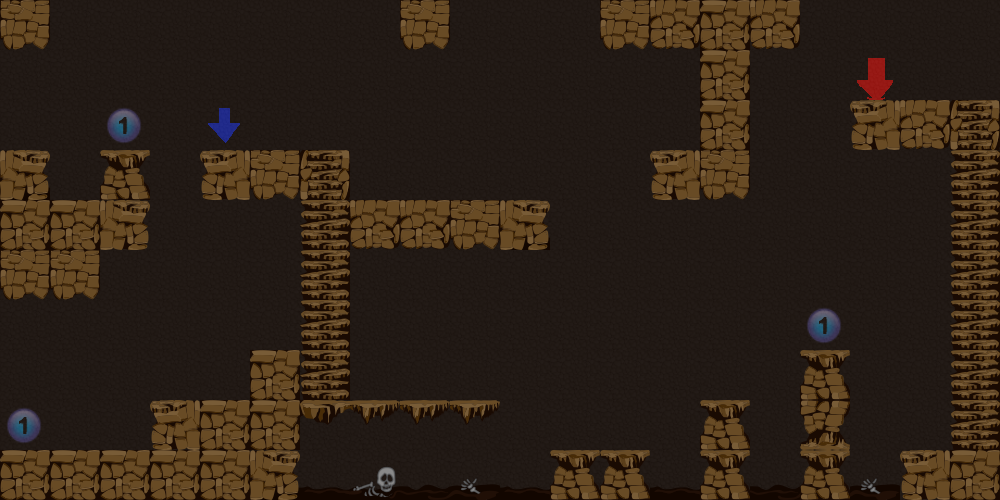

Rendered tile map (Tiled .tmx) drawn with the repository's tilesets; below, a short description and the map source with its tile grids summarised:
An orthogonal 20x10 tile map with 50x50 px tiles, 3 tile layers (invisible, back, main), 2 tilesets.

<map version="1.0" orientation="orthogonal" width="20" height="10" tilewidth="50" tileheight="50">
 <tileset firstgid="1" name="spritesheet" tilewidth="50" tileheight="50">
  <properties>
   <property name="name" value="ground" />
   <property name="type" value="solid" />
  </properties>
  <image source="../../tilesets/tipo2/spritesheet.png" width="500" height="150" />
  <tile id="1">
   <properties>
    <property name="name" value="ground" />
    <property name="type" value="solid" />
   </properties>
  </tile>
  <tile id="2">
   <properties>
    <property name="name" value="ground" />
    <property name="type" value="solid" />
   </properties>
  </tile>
  <tile id="3">
   <properties>
    <property name="name" value="ground" />
    <property name="type" value="solid" />
   </properties>
  </tile>
  <tile id="4">
   <properties>
    <property name="name" value="ground" />
    <property name="type" value="solid" />
   </properties>
  </tile>
  <tile id="5">
   <properties>
    <property name="name" value="ground" />
    <property name="type" value="solid" />
   </properties>
  </tile>
  <tile id="6">
   <properties>
    <property name="name" value="ground" />
    <property name="type" value="solid" />
   </properties>
  </tile>
  <tile id="7">
   <properties>
    <property name="name" value="ground" />
    <property name="type" value="solid" />
   </properties>
  </tile>
  <tile id="8">
   <properties>
    <property name="name" value="ground" />
    <property name="type" value="solid" />
   </properties>
  </tile>
  <tile id="9">
   <properties>
    <property name="name" value="ground" />
    <property name="type" value="solid" />
   </properties>
  </tile>
  <tile id="10">
   <properties>
    <property name="name" value="ground" />
    <property name="type" value="solid" />
   </properties>
  </tile>
  <tile id="11">
   <properties>
    <property name="name" value="ground" />
    <property name="type" value="solid" />
   </properties>
  </tile>
  <tile id="12">
   <properties>
    <property name="name" value="ground" />
    <property name="type" value="solid" />
   </properties>
  </tile>
  <tile id="13">
   <properties>
    <property name="name" value="ground" />
    <property name="type" value="solid" />
   </properties>
  </tile>
  <tile id="18">
   <properties>
    <property name="name" value="stairsGround" />
    <property name="type" value="solid" />
   </properties>
  </tile>
  <tile id="19">
   <properties>
    <property name="name" value="stairs" />
    <property name="type" value="nonsolid" />
   </properties>
  </tile>
  <tile id="20">
   <properties>
    <property name="name" value="stairs" />
    <property name="type" value="nonsolid" />
   </properties>
  </tile>
  <tile id="21">
   <properties>
    <property name="name" value="stairs" />
    <property name="type" value="nonsolid" />
   </properties>
  </tile>
  <tile id="22">
   <properties>
    <property name="name" value="stairs" />
    <property name="type" value="nonsolid" />
   </properties>
  </tile>
  <tile id="23">
   <properties>
    <property name="name" value="stairs" />
    <property name="type" value="nonsolid" />
   </properties>
  </tile>
  <tile id="24">
   <properties>
    <property name="name" value="stairs" />
    <property name="type" value="nonsolid" />
   </properties>
  </tile>
 </tileset>
 <tileset firstgid="31" name="spritesheet" tilewidth="50" tileheight="50">
  <image source="../../tilesets/gizmos/spritesheet.png" width="250" height="50" />
  <tile id="0">
   <properties>
    <property name="name" value="start" />
   </properties>
  </tile>
  <tile id="1">
   <properties>
    <property name="name" value="objective" />
    <property name="type" value="item" />
   </properties>
  </tile>
  <tile id="2">
   <properties>
    <property name="name" value="star" />
    <property name="type" value="item" />
   </properties>
  </tile>
 </tileset>
 <layer name="invisible" width="20" height="10">
  <data>[200 cells, 5 non-empty, 3 distinct tile ids]</data>
 </layer>
 <layer name="back" width="20" height="10">
  <data>[200 cells, 0 non-empty, 0 distinct tile ids]</data>
 </layer>
 <layer name="main" width="20" height="10" opacity="0.54">
  <data>[200 cells, 200 non-empty, 17 distinct tile ids]</data>
 </layer>
</map>
